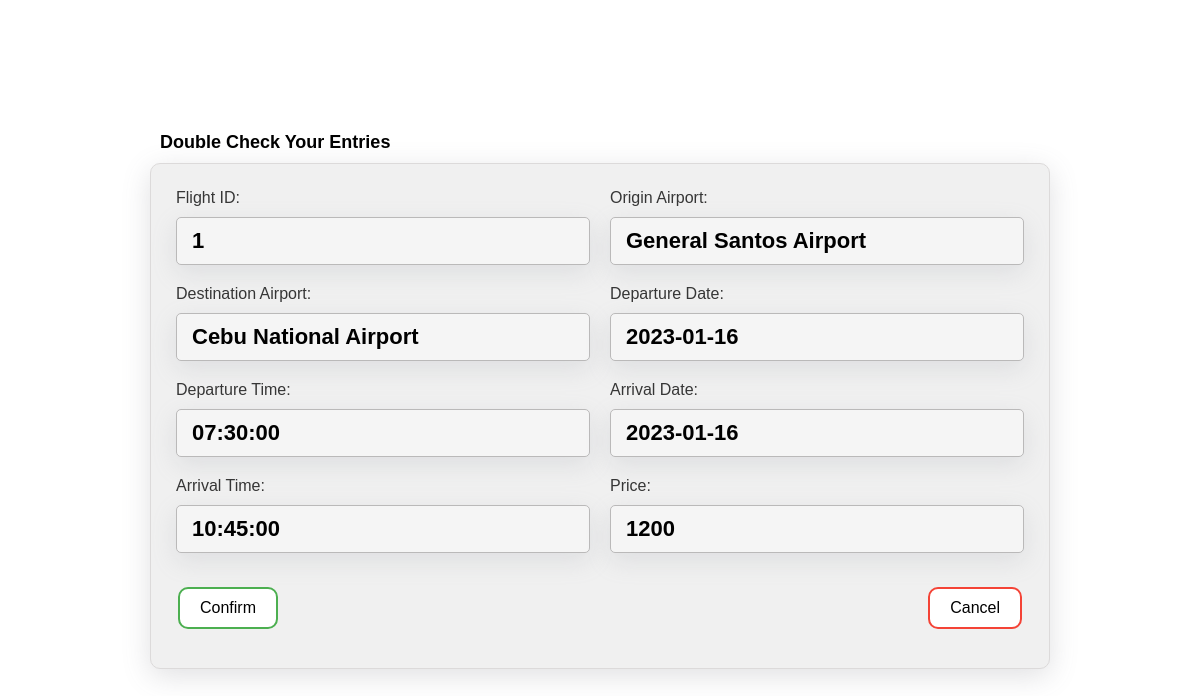
The app's page /Airlines/book2-view.php with its own data.
### tables this page shows
CREATE TABLE `reservation` (
  `reservation_id` int(10) NOT NULL,
  `passenger_id` int(10) NOT NULL,
  `flight_id` int(10) NOT NULL
);

CREATE TABLE `flight` (
  `flight_id` int(10) NOT NULL,
  `schedule_id` int(10) NOT NULL,
  `image` varchar(255) NOT NULL
);

CREATE TABLE `airport` (
  `airport_code` char(3) NOT NULL,
  `airport_name` varchar(255) NOT NULL
);

CREATE TABLE `schedule` (
  `schedule_id` int(10) NOT NULL,
  `direction_id` int(7) NOT NULL,
  `departure_date` date NOT NULL,
  `departure_time` time NOT NULL,
  `arrival_date` date NOT NULL,
  `arrival_time` time NOT NULL,
  `airline_id` char(3) NOT NULL,
  `price` int(11) NOT NULL
);

### Airlines/book2-view.php (the view, shortened to what this page needs)
<?php
require 'admin/dbcon.php';
?>
<!doctype html>
<html lang="en">
<head>
    <link rel="stylesheet" href="css/book1-view.css">
</head>
<body>
    <div class="container mt-5">
        <div class="row">
            <div class="col-md-12">
                <div class="card">
                    <div class="card-header">
                        <h4 id="prompt-head">Double Check Your Entries </h4>
                    </div>
                    <div class="card-body">
                        <?php
                        $query = "Select reservation.reservation_id, reservation.passenger_id, reservation.flight_id, flight.flight_id, flight.schedule_id, schedule.schedule_id, direction.direction_id, direction.location, airline.airline_id, airline.airline_name, direction.origin_airport_code, direction.destination_airport_code, schedule.direction_id, schedule.departure_date, schedule.departure_time, schedule.arrival_date, schedule.arrival_time, schedule.airline_id, schedule.price from reservation left join flight on reservation.flight_id = flight.flight_id left join schedule on flight.schedule_id = schedule.schedule_id left join direction on schedule.direction_id = direction.direction_id left join airline on schedule.airline_id = airline.airline_id order by reservation_id desc limit 1";
                        $query_run = mysqli_query($con, $query);
                        if (mysqli_num_rows($query_run) > 0) {
                            $reservation = mysqli_fetch_array($query_run);
                            $flight_id = $reservation['flight_id'];
                        ?>
                            <div id="main-card">
                                <div id="entry-container">
                                    <div class="indv-container">
                                        <h2 class="label">Flight ID:</h2>
                                        <h4 class="entry"><?= $reservation['flight_id']; ?></h4>
                                    </div>
                                    <div class="indv-container">
                                        <?php
                                        $query2 = "select direction.origin_airport_code, airport.airport_name from flight left join schedule on flight.schedule_id = schedule.schedule_id left join direction on schedule.direction_id = direction.direction_id left join airport on direction.origin_airport_code = airport.airport_code where flight_id='$flight_id'";
                                        $query_run2 = mysqli_query($con, $query2);
                                        if (mysqli_num_rows($query_run2) > 0) {
                                            while ($row2 = mysqli_fetch_assoc($query_run2)) {
                                                $airport_name = $row2['airport_name'];
                                        ?>
                                                <h2 class="label">Origin Airport:</h2>
                                                <h4 class="entry"><?php echo $airport_name ?></h4>
                                        <?php
                                            }
                                        }
                                        ?>
                                    </div>
                                    <div class="indv-container">
                                        <?php
                                        $query2 = "select direction.origin_airport_code, airport.airport_name from flight left join schedule on flight.schedule_id = schedule.schedule_id left join direction on schedule.direction_id = direction.direction_id left join airport on direction.destination_airport_code = airport.airport_code where flight_id='$flight_id'";
                                        $query_run2 = mysqli_query($con, $query2);
                                        if (mysqli_num_rows($query_run2) > 0) {
                                            while ($row2 = mysqli_fetch_assoc($query_run2)) {
                                                $airport_name = $row2['airport_name'];
                                        ?>
                                                <h2 class="label">Destination Airport:</h2>
                                                <h4 class="entry"><?php echo $airport_name ?></h4>
                                        <?php
                                            }
                                        }
                                        ?>
                                    </div>
                                    <div class="indv-container">
                                        <h2 class="label">Departure Date:</h2>
                                        <h4 class="entry"><?= $reservation['departure_date']; ?></h4>
                                    </div>
                                    <div class="indv-container">
                                        <h2 class="label">Departure Time:</h2>
                                        <h4 class="entry"><?= $reservation['departure_time']; ?></h4>
                                    </div>
                                    <div class="indv-container">
                                        <h2 class="label">Arrival Date:</h2>
                                        <h4 class="entry"><?= $reservation['arrival_date']; ?></h4>
                                    </div>
                                    <div class="indv-container">
                                        <h2 class="label">Arrival Time:</h2>
                                        <h4 class="entry"><?= $reservation['arrival_time']; ?></h4>
                                    </div>
                                    <div class="indv-container">
                                        <h2 class="label">Price:</h2>
                                        <h4 class="entry"><?= $reservation['price']; ?></h4>
                                    </div>
                                </div>
                                <form id="act-container" action="delete.php" method='POST' class="d-inline">
                                    <a id="confirm-btn" href="book3.php?reservation_id=<?= $reservation['reservation_id']; ?>" class="btn btn-info btn-sm">
                                        Confirm
                                    </a>
                                    <a id="cancel-btn" href="delete.php?f_reservation_id=<?= $reservation['reservation_id']; ?>&f_passenger_id=<?= $reservation['passenger_id'];?>" class="btn" onclick="history.back()">Cancel</a>
                                </form>
                            </div>
                        <?php
                        } else {
                            echo "<h4>No ID Found</h4>";
                        }
                        ?>
                    </div>
                </div>
            </div>
        </div>
    </div>
</body>
</html>

### Airlines/css/book1-view.css (style rules this page uses)
* { box-sizing: border-box; margin: 0; padding: 0; }
body { height: 100vh; width: 100vw; display: flex; justify-content: center; align-items: center; font-family: 'Poppins', sans-serif; font-size: 18px; }
a { text-decoration: none; color: #000 }
#prompt-head { padding-left: 10px; margin-bottom: 10px; }
#main-card { border: 1px rgb(220, 218, 218) solid; border-radius: 10px; box-shadow: rgba(100, 100, 111, 0.2) 0px 7px 29px 0px; background: #f0f0f0; width: 900px; padding: 15px; display: flex; flex-flow: column nowrap; }
#entry-container { display: flex; flex-flow: row wrap; }
.indv-container { width: 50%; padding: 10px; font-size: 22px; font-weight: 400; }
.label { font-size: 16px; font-weight: 300; color: rgb(54, 54, 54); margin-bottom: 10px; }
.entry { border: 1px rgb(186, 185, 185) solid; box-shadow: rgba(149, 157, 165, 0.2) 0px 8px 24px; border-radius: 5px; padding: 10px 15px; background: #f5f5f5; overflow: hidden; }
#act-container { padding: 20px 10px; display: flex; justify-content: space-between; }
#confirm-btn, #cancel-btn { background-color: #4CAF50; border: none; border-radius: 10px; color: white; padding: 10px 20px; text-align: center; text-decoration: none; display: inline-block; font-size: 16px; margin: 4px 2px; transition-duration: 0.4s; cursor: pointer; }
#confirm-btn { background-color: white; color: black; border: 2px solid #4CAF50; }
#cancel-btn { background-color: white; color: black; border: 2px solid #f44336; }

### records on screen
reservation: flight.flight_id "1", schedule.departure_date "2023-01-16", schedule.departure_time "07:30:00", schedule.arrival_date "2023-01-16", schedule.arrival_time "10:45:00", schedule.price "1200"
airport: airport_name "Cebu National Airport"

### other values on screen
$airport_name "General Santos Airport"
